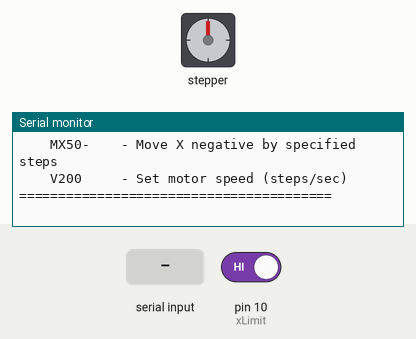
This sketch was run on a simulated Arduino Uno, built with avr-gcc and run on an emulated ATmega328P. Parts: stepper motor, the last lines printed to the serial monitor. Wiring (inferred from the names in the program): stepper motor driver (200 steps per turn assumed): step pin 2; direction pin 3. Inputs (shaded band) come from the test bench; at power-on: pin 10 (xLimit) HIGH.

Above: at 1.5 s.
1.6 s: "RX\n" received over Serial
At 2.8 s:
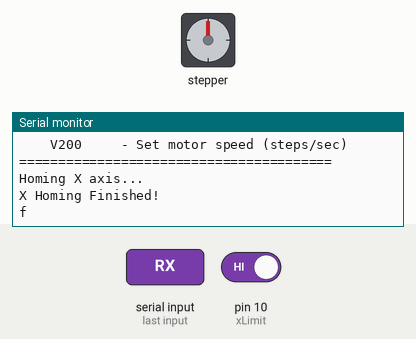
3.1 s: "MX\n" received over Serial
At 3.8 s:
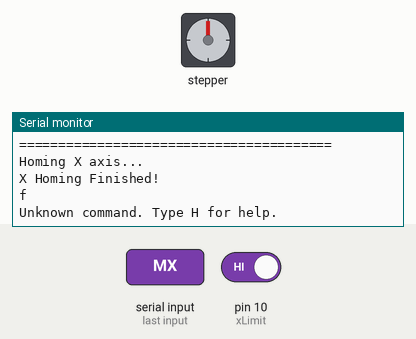
4.6 s: "V90\n" received over Serial
At 5.7 s:
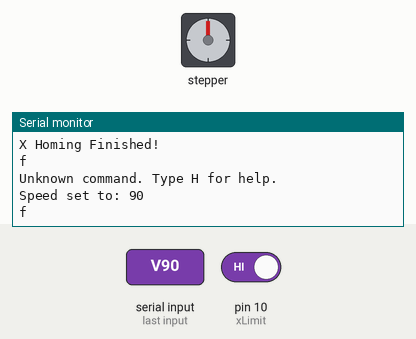

Measured:
- after the input at 1.6 s, the serial monitor: prints a new line at once (image 1)
- after the input at 3.1 s, the serial monitor: prints a new line at once (image 2)
- after the input at 4.6 s, the serial monitor: prints a new line at once (image 3)

The sketch:

barriercontrol.ino
```cpp
int xStepPin = 2;
int xDirPin = 3;
int xPower = A2;
int xLimit = 10;

int Speed = 200;
float Pause;

void setup() {
  pinMode(xStepPin, OUTPUT);
  pinMode(xDirPin, OUTPUT);
  pinMode(xPower, OUTPUT);
  pinMode(xLimit, INPUT_PULLUP);

  Pause = Speed;
  Pause = 500 / Pause;

  digitalWrite(xPower, HIGH);
  Serial.begin(9600);

  // Print help menu on startup
  printHelp();
}

void loop()
{
  if (Serial.available() > 0)
  {
    String cmd = Serial.readStringUntil('\n');
    cmd.trim(); // Removes any extra spaces or carriage returns (\r)

    if (cmd.equals("H") || cmd.equals("h")) {
      printHelp();
    }
    else if (cmd.equals("RX")) {
      resetx();
      Serial.println('f');
    }
    else if (cmd.startsWith("MX") && (cmd.endsWith("+") || cmd.endsWith("-"))) {
      // Parse format like MX100+ or MX50-
      char sign = cmd.charAt(cmd.length() - 1);
      String numStr = cmd.substring(2, cmd.length() - 1);
      int steps = numStr.toInt();

      // Direction: '+' = false (one way), '-' = true (the other way)
      boolean xdir = (sign == '-');
      movestep(xdir, steps);
      Serial.println('f');
    }
    else if (cmd.startsWith("V") || cmd.startsWith("v")) {
      // Parse format like V300
      String numStr = cmd.substring(1);
      int newSpeed = numStr.toInt();

      if (newSpeed > 0) {
        Speed = newSpeed;
        Pause = Speed;
        Pause = 500 / Pause; // Recalculate the pause delay
        Serial.print("Speed set to: ");
        Serial.println(Speed);
      } else {
        Serial.println("Invalid speed value.");
      }
      Serial.println('f');
    }
    else if (cmd.length() > 0) {
      Serial.println("Unknown command. Type H for help.");
    }
  }
}

void printHelp() {
  Serial.println("\n========================================");
  Serial.println("        X-AXIS CONTROLLER HELP            ");
  Serial.println("========================================");
  Serial.println(" Commands:");
  Serial.println("    H        - Print this help menu");
  Serial.println("    RX       - Home/Reset X axis using limit switch");
  Serial.println("    MX100+   - Move X positive by specified steps");
  Serial.println("    MX50-    - Move X negative by specified steps");
  Serial.println("    V200     - Set motor speed (steps/sec)");
  Serial.println("========================================\n");
}

void resetx() {
  Serial.println("Homing X axis...");
  digitalWrite(xPower, LOW);
  digitalWrite(xDirPin, true);

  int stepsTaken = 0;
  while (digitalRead(xLimit) == LOW) {
     digitalWrite(xStepPin, HIGH);
     delayMicroseconds(Pause * 1000);
     digitalWrite(xStepPin, LOW);
     delayMicroseconds(Pause * 1000);
     stepsTaken++;
     if (stepsTaken > 10000) { // Safety timeout
       Serial.println("Homing timeout reached!");
       break;
     }
   }
   Serial.println("X Homing Finished!");
   digitalWrite(xPower, HIGH);
}

void movestep(boolean xdir, int steps) {
  digitalWrite(xPower, LOW);
  digitalWrite(xDirPin, xdir);

  for (int i = 0; i < steps; i++) {
    digitalWrite(xStepPin, HIGH);
    delayMicroseconds(Pause * 1000);
    digitalWrite(xStepPin, LOW);
    delayMicroseconds(Pause * 1000);
  }

  digitalWrite(xPower, HIGH);
}
```
